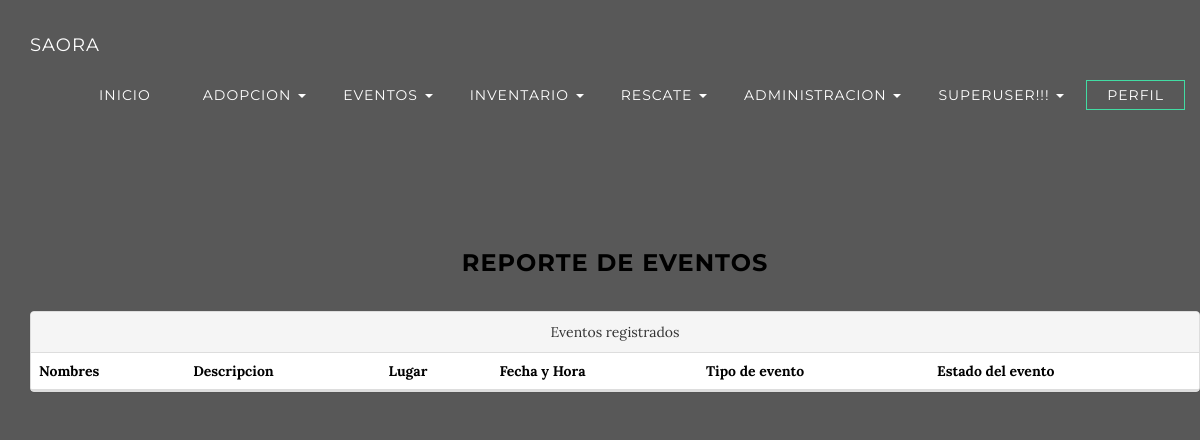
The app's page /eve/con_eve/ (signed in), older data.
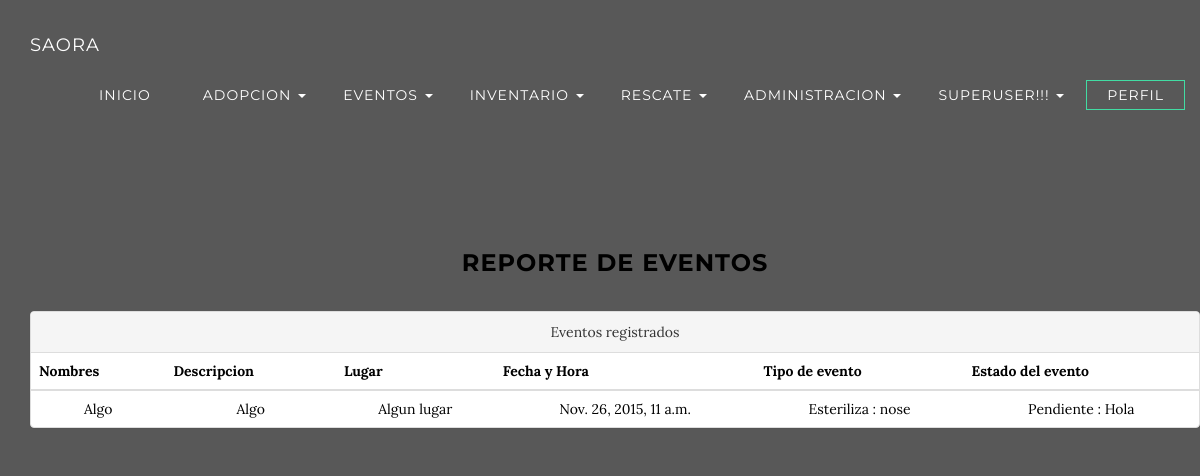
The same page, newer data.
### SAORA/apps/Evento/models.py (models this page shows, shortened)
class Evento(models.Model):
	nombre = models.CharField(max_length=50)
	descr = models.CharField(max_length=100)
	lugar = models.CharField(max_length=50)
	fecha = models.DateTimeField()
	id_tevento = models.ForeignKey('Tevento')
	id_eve_edo = models.ForeignKey('Eve_Edo')
	ult_act = models.DateField(auto_now_add=True)

class Tevento(models.Model):
	tevento = models.CharField(max_length=25,unique=True)
	descr = models.CharField(max_length=100)
	ult_act = models.DateField(auto_now_add=True)
	def __unicode__(self):
		return "%s : %s"%(self.tevento,self.descr)

class Eve_Edo(models.Model):
	eve_edo = models.CharField(max_length=25,unique=True)
	descr = models.CharField(max_length=100)
	ult_act = models.DateField(auto_now_add=True)
	def __unicode__(self):
		return "%s : %s"%(self.eve_edo,self.descr)

### SAORA/apps/Evento/views.py (the view)
@login_required(login_url='/')
def Con_Evento(request):
    obj = Evento.objects.all()
    ctx = {'mensaje':obj}
    return render(request,'Evento/con_eve.html',ctx)

### SAORA/templates/Evento/con_eve.html (shortened to what this page needs)
{% extends "General/base.html"%}
{% block content %}
<section class="container content-section text-center">
	<div class="container">
		<h3>Reporte de eventos</h3>
	</div>
	<div class="container">
		<section class="row">
			<div class="panel panel-default">
			<div class="panel-heading">Eventos registrados</div>
				<table class="table">
					<thead>
						<tr>
							<th>Nombres</th>
							<th>Descripcion</th>
							<th>Lugar</th>
							<th>Fecha y Hora</th>
							<th>Tipo de evento</th>
							<th>Estado del evento</th>
						</tr>
					</thead>
					<tbody>
						{% for item in mensaje %}
							<tr>
								<td> {{item.nombre}}</td>
								<td> {{item.descr}} </td>
								<td> {{item.lugar}} </td>
								<td> {{item.fecha}} </td>
								<td> {{item.id_tevento}} </td>
								<td> {{item.id_eve_edo}} </td>
							</tr>
						{% endfor %}
					</tbody>
				</table>
			</div>
		</section>
	</div>
</section>
{% endblock %}

Row changes from the older to the newer data that the page shows:
added Evento: nombre "Algo", descr "Algo", lugar "Algun lugar", fecha "Nov. 26, 2015, 11 a.m.", id_tevento "Esteriliza : nose", id_eve_edo "Pendiente : Hola"
